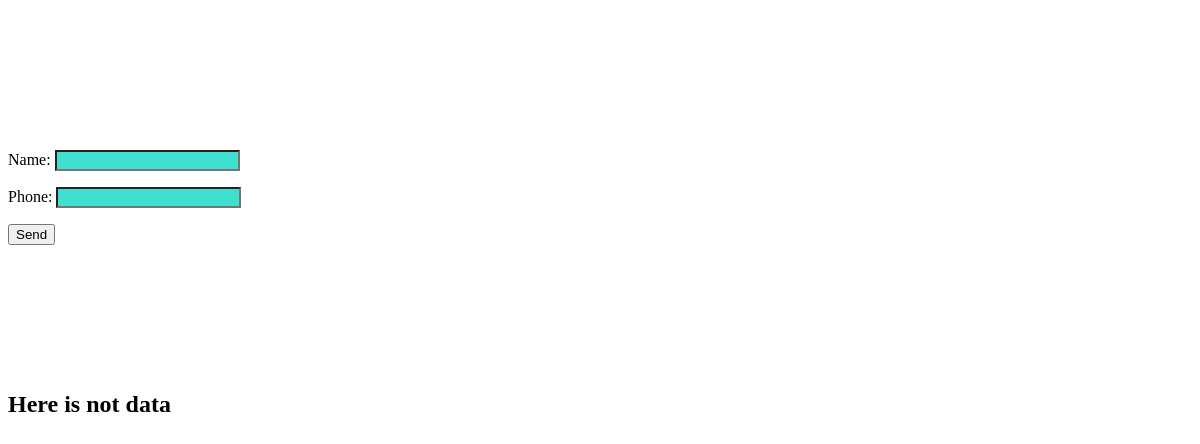
/, run on an earlier commit of the app's database.
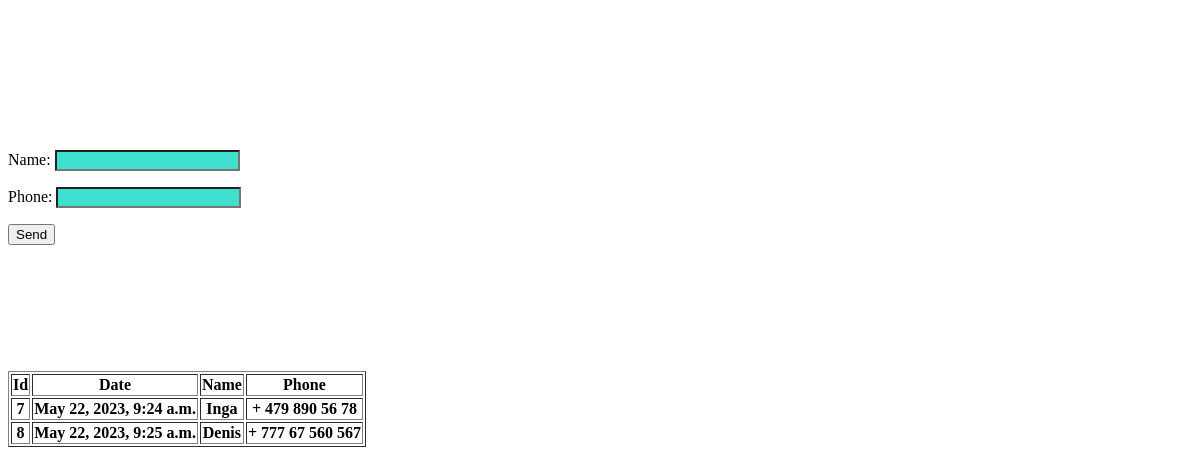
And on a later commit of the database.
### crm/models.py (models this page shows, shortened)
class Order(models.Model):
    order_dt = models.DateTimeField(auto_now=True)
    order_name = models.CharField(max_length=200, verbose_name='Name')
    order_phone = models.CharField(max_length=200, verbose_name='Phone')
    class Meta:
        verbose_name = 'order'
        verbose_name_plural = 'orders'

### crm/views.py (the view)
# urls.py: path("", views.first_page),
def first_page(request):
    object_list = Order.objects.all()
    form = OrderForm()
    return render(request, './index.html', {'object_list': object_list,
                                            'form': form})

### crm/forms.py
class OrderForm(forms.Form):
    name = forms.CharField(max_length=200, widget=forms.TextInput(attrs={'class': 'css_input'}))
    phone = forms.CharField(max_length=200, widget=forms.TextInput(attrs={'class': 'css_input'}))

### templates/index.html (shortened to what this page needs)
<!DOCTYPE html>
<html lang="en">
<head>
</head>
<body>
<br>
<br>
<br>
<br>
<br>
<br>
<br>
<form action="{% url 'thanks_page' %}" method="POST">
    {{ form.as_p }}
    <button type="submit">Send</button>
</form>
<br>
<br>
<br>
<br>
<br>
<br>
<br>
{% if object_list %}
<table border="1">
    <tr>
        <th>Id</th>
        <th>Date</th>
        <th>Name</th>
        <th>Phone</th>
    </tr>
{% for obj in object_list %}
    <tr>
        <th>{{ obj.id }}</th>
        <th>{{ obj.order_dt }}</th>
        <th>{{ obj.order_name }}</th>
        <th>{{ obj.order_phone }}</th>
    </tr>
{% endfor %}
</table>
{% else %}
<h2>Here is not data</h2>
{% endif %}
</body>
</html>

### templates/index.html (style rules this page uses)
.css_input { color: black; background-color: turquoise; }

What changed in the data, as far as the page shows it:
added Order: id "7", order_dt "May 22, 2023, 9:24 a.m.", order_name "Inga", order_phone "+ 479 890 56 78"
added Order: id "8", order_dt "May 22, 2023, 9:25 a.m.", order_name "Denis", order_phone "+ 777 67 560 567"
Also different on the page:
text no longer shown: "Here is not data"
text now shown: "Id Date Name Phone"
